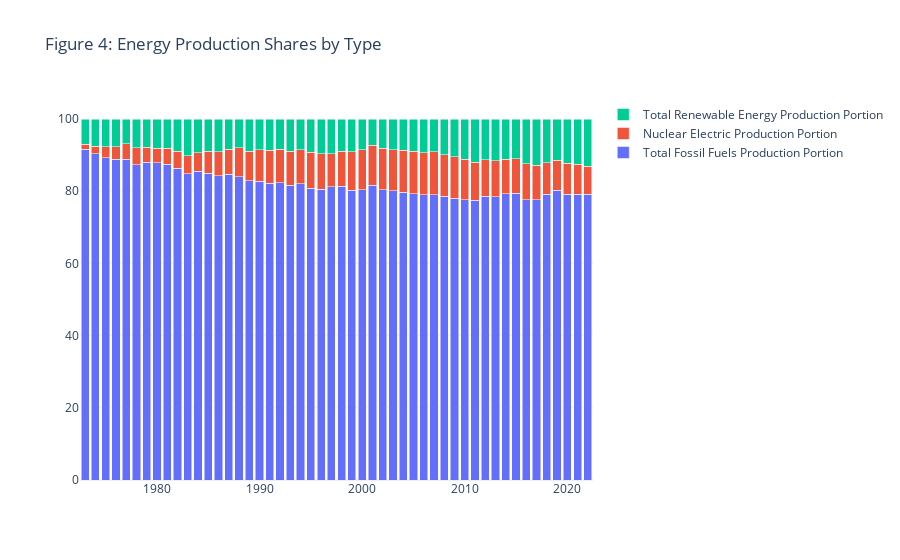

Notebook code for this chart:
### Code cell
fig_prod_portion = go.Figure()
fig_prod_portion = fig_prod_portion.add_trace(go.Bar(x=prod_type_portion_year.index, y=prod_type_portion_year['Total Fossil Fuels Production Portion '], name='Total Fossil Fuels Production Portion'))
fig_prod_portion = fig_prod_portion.add_trace(go.Bar(x=prod_type_portion_year.index, y=prod_type_portion_year['Nuclear Electric Production Portion '], name='Nuclear Electric Production Portion'))
fig_prod_portion = fig_prod_portion.add_trace(go.Bar(x=prod_type_portion_year.index, y=prod_type_portion_year['Total Renewable Energy Production Portion '], name='Total Renewable Energy Production Portion'))
fig_prod_portion = fig_prod_portion.update_layout(title='Figure 4: Energy Production Shares by Type', template='plotly_white', barmode='stack')
fig_prod_portion.show()
